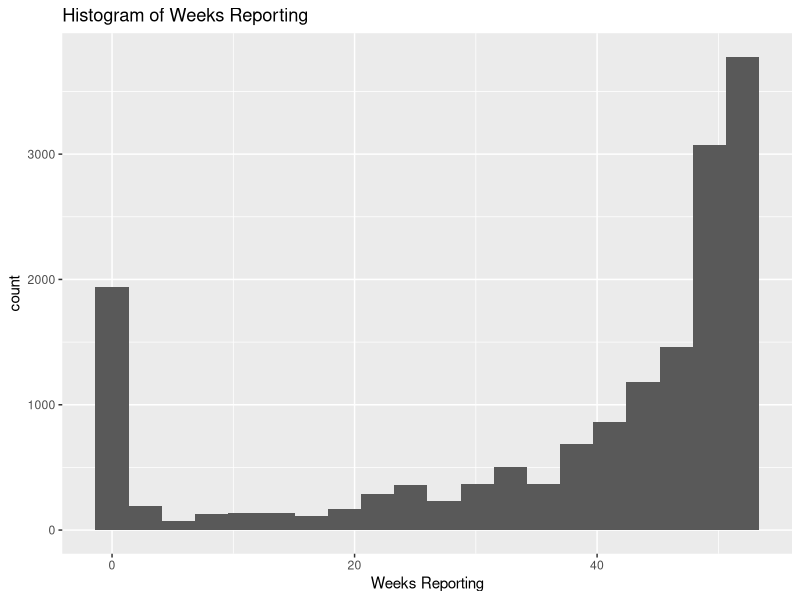
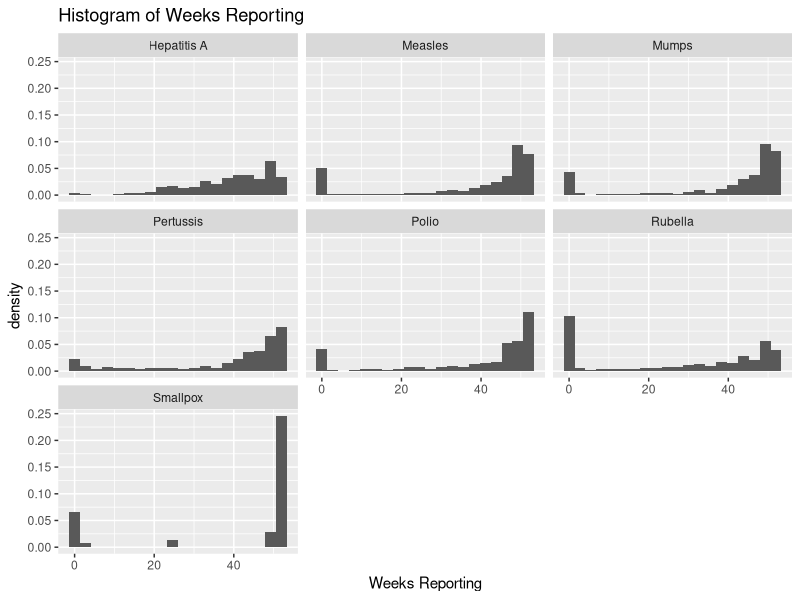
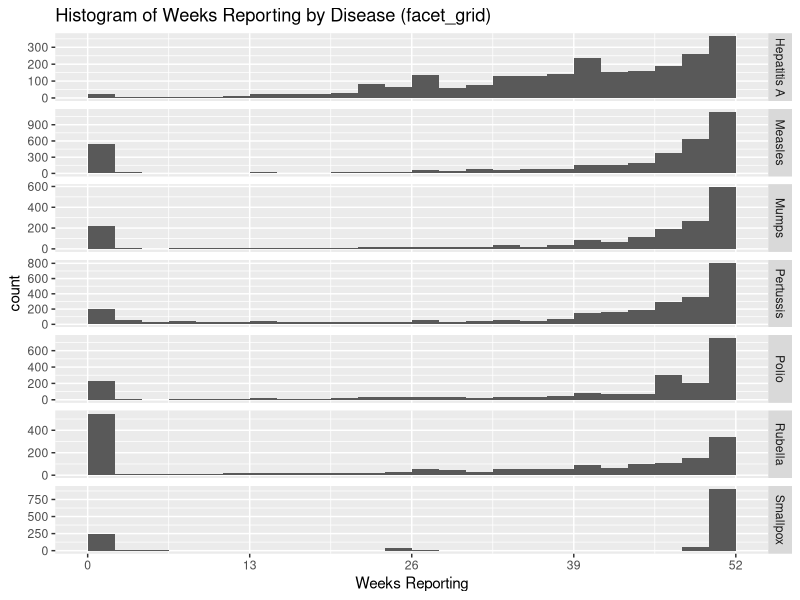
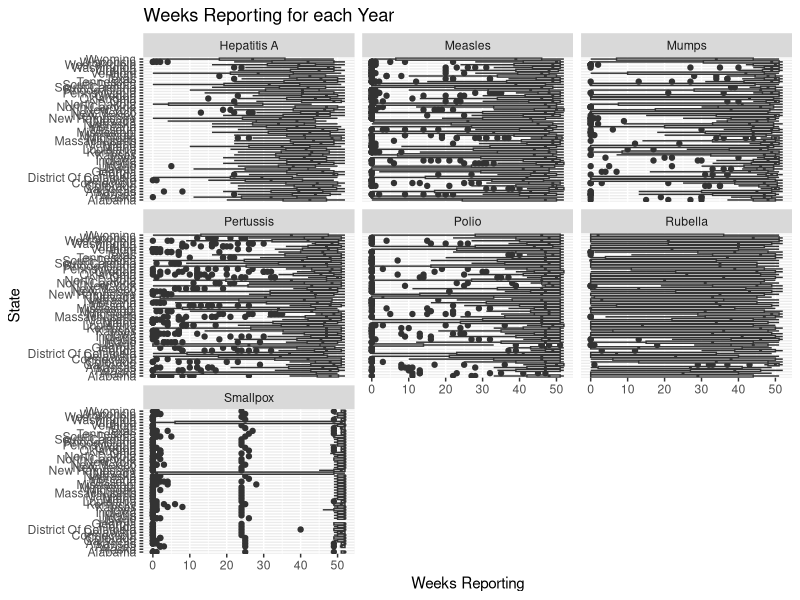
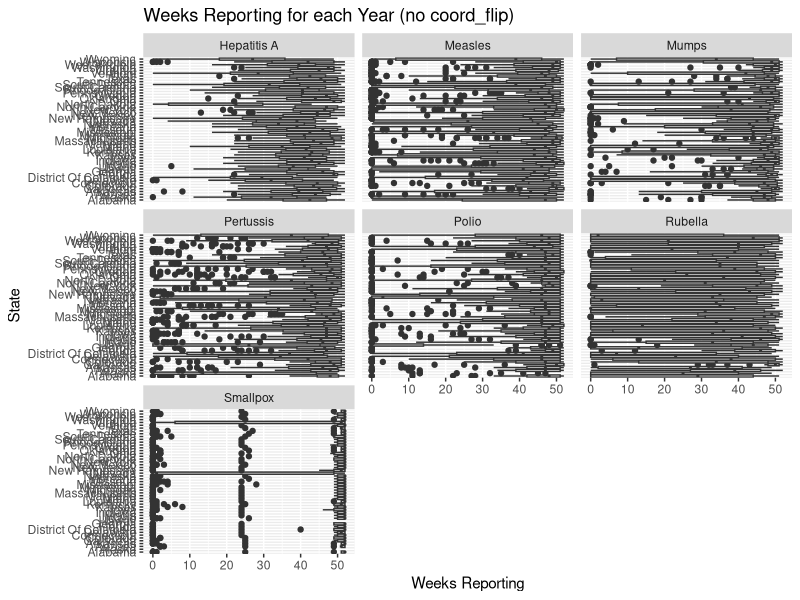
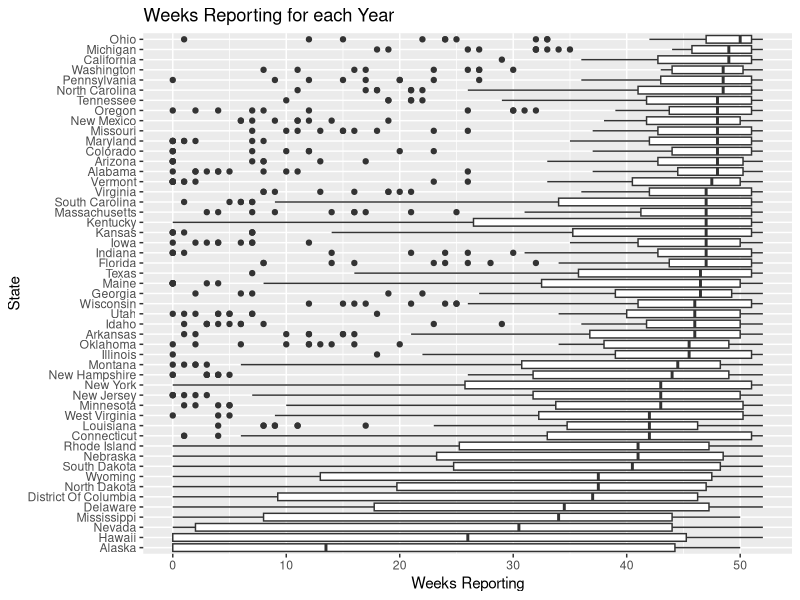
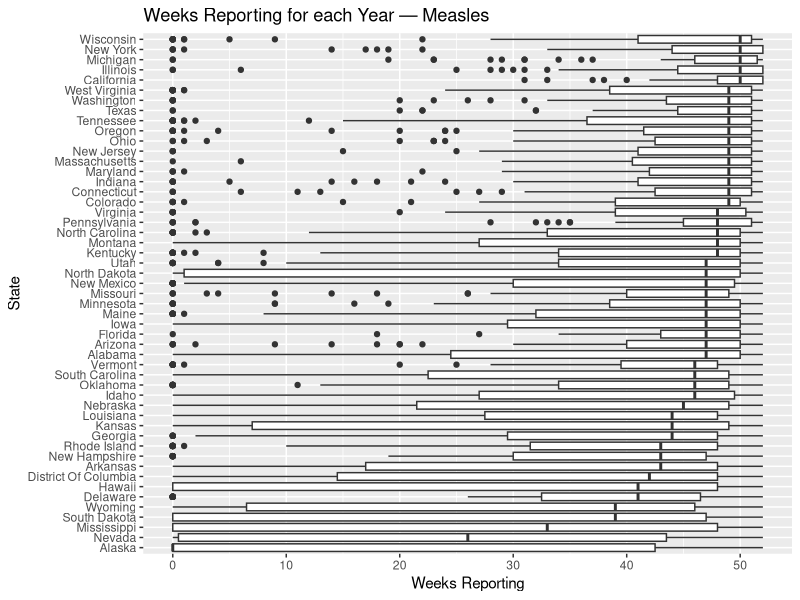
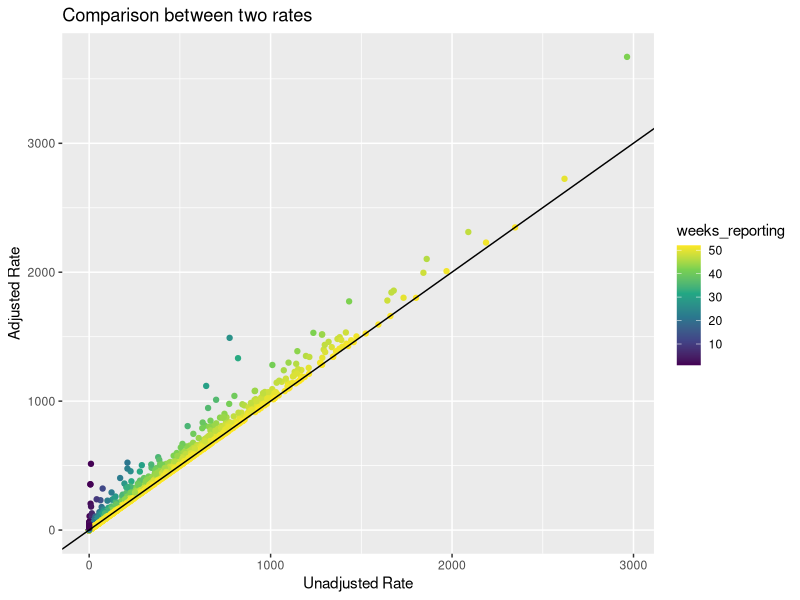

The R script that drew these images, in order:
## ---- chunk 1
knitr::opts_chunk$set(echo = TRUE)
## ---- chunk 2
# loading the needed libraries
library(dslabs)
library(tidyverse)
library(ggplot2)
library(scales)
library(knitr)
library(kableExtra)
## ---- chunk 3
data(us_contagious_diseases)
## ---- chunk 4

us_contagious_diseases %>%
  ggplot(aes(x = weeks_reporting)) +
  geom_histogram(bins = 20) +
  xlab("Weeks Reporting") +
  ggtitle("Histogram of Weeks Reporting")

## ---- chunk 5

us_contagious_diseases %>%
  ggplot(aes(x = weeks_reporting, y = ..density..)) +
  geom_histogram(bins = 20) +
  facet_wrap(~disease) +
  xlab("Weeks Reporting") +
  ggtitle("Histogram of Weeks Reporting")
## ---- chunk 6

us_contagious_diseases %>%
  ggplot(aes(x = weeks_reporting, y = after_stat(count))) +
  geom_histogram(bins = 25, boundary = 0, closed = "left") +
  facet_grid(disease ~ ., scales = "free_y") +   # one column; a row per disease
  scale_x_continuous(breaks = seq(0, 52, 13), limits = c(0, 52)) +
  xlab("Weeks Reporting") +
  ggtitle("Histogram of Weeks Reporting by Disease (facet_grid)")

## ---- chunk 7

us_contagious_diseases %>%
  ggplot(aes(x = state, y = weeks_reporting, group = state)) +
  geom_boxplot() +
  facet_wrap(~disease) +
  xlab("State") + ylab("Weeks Reporting") +
  coord_flip() +
  ggtitle("Weeks Reporting for each Year")
## ---- chunk 8

us_contagious_diseases %>%
  ggplot(aes(x = weeks_reporting, y = state, group = state)) +
  geom_boxplot(orientation = "y") +
  facet_wrap(~ disease) +
  xlab("Weeks Reporting") + ylab("State") +
  ggtitle("Weeks Reporting for each Year (no coord_flip)")

## ---- chunk 9
us_contagious_diseases %>%
  filter(disease == "Pertussis") %>%
  ggplot(aes(x = reorder(state, weeks_reporting, median),
             y = weeks_reporting, group = state)) +
  geom_boxplot() +
  xlab("State") + ylab("Weeks Reporting") +
  coord_flip() +
  ggtitle("Weeks Reporting for each Year")
## ---- chunk 10

us_contagious_diseases %>%
  filter(disease == "Measles") %>%
  ggplot(aes(x = reorder(state, weeks_reporting, median),
             y = weeks_reporting, group = state)) +
  geom_boxplot() +
  xlab("State") + ylab("Weeks Reporting") +
  coord_flip() +
  ggtitle("Weeks Reporting for each Year — Measles")

## ---- chunk 11
disease_subset <- us_contagious_diseases %>%
  filter(state != "Alaska", state != "Hawaii",
         weeks_reporting > 0)
## ---- chunk 12

nc_subset <- us_contagious_diseases %>%
  dplyr::filter(state == "North Carolina",
                weeks_reporting > 0)

# quick check
dplyr::glimpse(nc_subset)
dplyr::count(nc_subset, disease, sort = TRUE)

## ---- chunk 13
disease_subset <- disease_subset %>%
  mutate(raw_rate = count / population * 100000)
## ---- chunk 14

nc_subset <- nc_subset %>%
  mutate(raw_rate = (count / population) * 100000)

# quick preview
head(nc_subset %>% select(state, disease, year, count, population, raw_rate))

## ---- chunk 15
disease_subset <- disease_subset %>%
  mutate(rate = 52 * (count / weeks_reporting) / population * 1e5)
## ---- chunk 16

nc_subset <- nc_subset %>%
  mutate(adjusted_rate = 52 * (count / weeks_reporting) / population * 1e5)

# quick preview
head(nc_subset %>% select(state, disease, year, weeks_reporting, count, population, adjusted_rate))

## ---- chunk 17
disease_subset %>%
  ggplot(aes(x = raw_rate, y = rate, color = weeks_reporting)) +
  geom_point() +
  scale_color_viridis_c() +
  geom_abline(slope = 1, intercept = 1) +
  xlab("Unadjusted Rate") + ylab("Adjusted Rate") +
  ggtitle("Comparison between two rates")
## ---- chunk 18

library(ggplot2)

nc_subset %>%
  ggplot(aes(x = raw_rate, y = adjusted_rate, color = weeks_reporting)) +
  geom_point(alpha = 0.7) +
  geom_abline(intercept = 0, slope = 1, linetype = "dashed") +
  scale_color_viridis_c() +
  labs(title = "North Carolina: Adjusted vs Unadjusted Rates",
       x = "Unadjusted Rate (per 100,000)",
       y = "Adjusted Rate (per 100,000)",
       color = "Weeks Reporting")

## ---- chunk 19
us_avg <- disease_subset %>%
  group_by(disease, year) %>%
  summarize(us_rate = sum(count / weeks_reporting * 52) / sum(population) * 1e5)
head(us_avg)
## ---- chunk 20

nc_avg <- nc_subset %>%
  group_by(disease, year) %>%
  summarize(nc_rate = sum(count / weeks_reporting * 52) / sum(population) * 1e5,
            .groups = "drop")

head(nc_avg)

## ---- chunk 21
us_avg %>%
  ggplot(aes(x = year, y = us_rate, color = disease)) +
  geom_line() +
  xlab("Year") + ylab("Rate per 100,000") +
  ggtitle("US rate for various infectious diseases")
## ---- chunk 22

nc_avg %>%
  ggplot(aes(x = year, y = nc_rate, color = disease)) +
  geom_line() +
  xlab("Year") + ylab("Rate per 100,000") +
  ggtitle("North Carolina rate for various infectious diseases")

## ---- chunk 23
sessionInfo()
